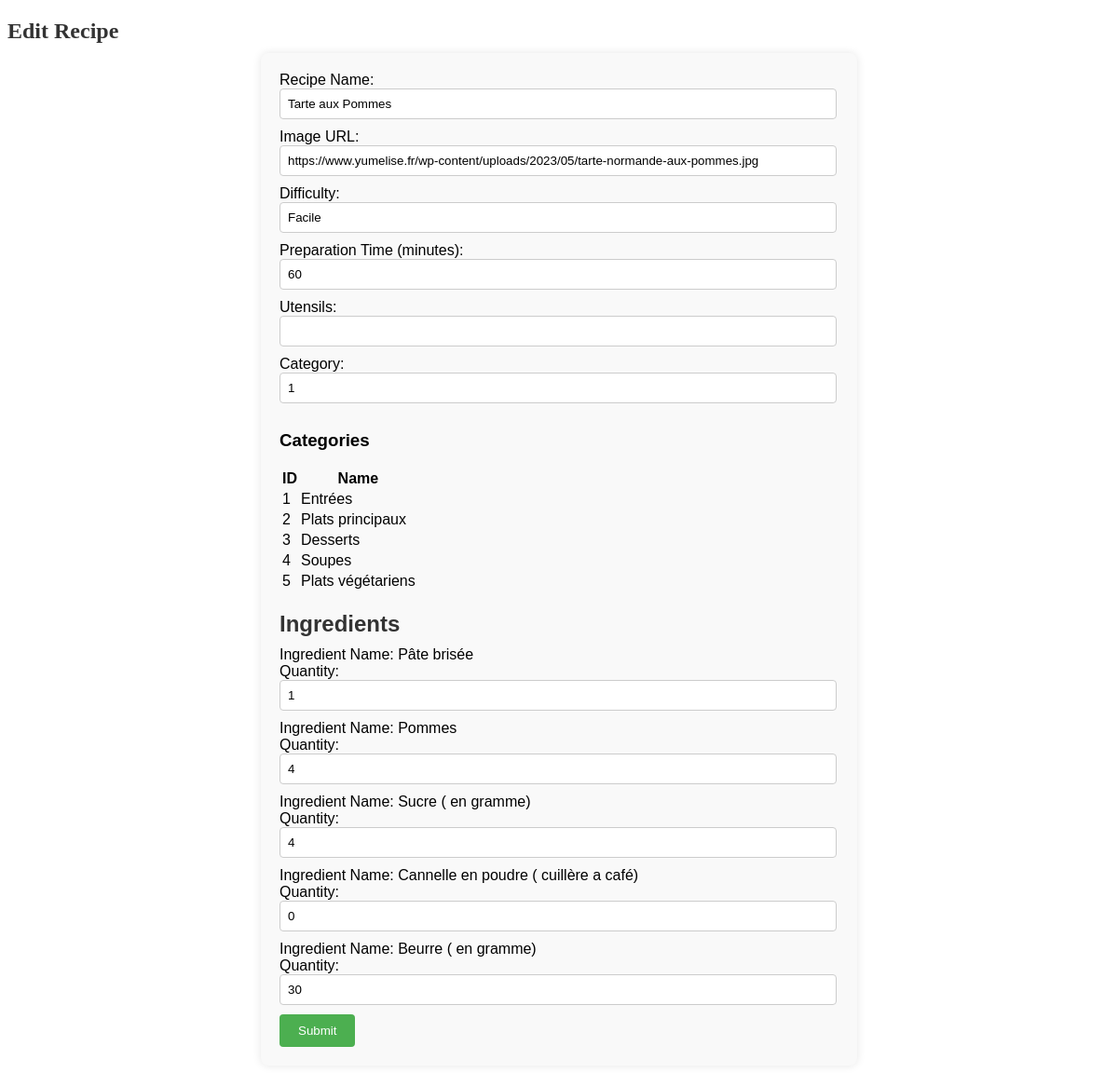
Page /modif.php?id=20 on the committed database.
### tables this page shows
CREATE TABLE `recettes` (
  `id` int(11) NOT NULL AUTO_INCREMENT,
  `nom` varchar(255) NOT NULL,
  `image` varchar(255) DEFAULT NULL,
  `difficulte` varchar(255) DEFAULT NULL,
  `temps_preparation` int(11) DEFAULT NULL,
  `ustensiles` varchar(255) DEFAULT NULL,
  `etapes_recette` text DEFAULT NULL,
  `id_categorie` int(11) DEFAULT NULL,
  `id_ingredient` int(11) DEFAULT NULL,
  PRIMARY KEY (`id`),
  KEY `id_categorie` (`id_categorie`),
  KEY `id_ingredient` (`id_ingredient`),
  CONSTRAINT `recettes_ibfk_1` FOREIGN KEY (`id_categorie`) REFERENCES `categories` (`id`),
  CONSTRAINT `recettes_ibfk_2` FOREIGN KEY (`id_ingredient`) REFERENCES `ingredients` (`id`)
);

CREATE TABLE `categories` (
  `id` int(11) NOT NULL AUTO_INCREMENT,
  `nom` varchar(255) NOT NULL,
  PRIMARY KEY (`id`)
);

CREATE TABLE `recette_ingredient` (
  `id` int(11) NOT NULL AUTO_INCREMENT,
  `recette_id` int(11) DEFAULT NULL,
  `ingredient_id` int(11) DEFAULT NULL,
  `quantite` int(11) DEFAULT NULL,
  PRIMARY KEY (`id`),
  KEY `recette_id` (`recette_id`),
  KEY `ingredient_id` (`ingredient_id`),
  CONSTRAINT `recette_ingredient_ibfk_1` FOREIGN KEY (`recette_id`) REFERENCES `recettes` (`id`),
  CONSTRAINT `recette_ingredient_ibfk_2` FOREIGN KEY (`ingredient_id`) REFERENCES `ingredients` (`id`)
);

CREATE TABLE `ingredients` (
  `id` int(11) NOT NULL AUTO_INCREMENT,
  `nom` varchar(255) NOT NULL,
  `recette_id` int(11) DEFAULT NULL,
  PRIMARY KEY (`id`),
  KEY `recette_id` (`recette_id`),
  CONSTRAINT `ingredients_ibfk_1` FOREIGN KEY (`recette_id`) REFERENCES `recettes` (`id`)
);

### src/Recette.php (called while the page is built, shortened)
    <?php
class Recette
{
    private $db;
    public function __construct($db)
    {
        $this->db = $db;
    }
    public function getRecipeById($id)
    {
        $query = "SELECT * FROM recettes WHERE id = :id";
        $stmt = $this->db->prepare($query);
        $stmt->bindParam(':id', $id);
        $stmt->execute();
            return $stmt->fetch(PDO::FETCH_ASSOC);
        }
        public function getAllCategories() {
            $query = "SELECT id, nom FROM categories";
            $stmt = $this->db->prepare($query);
            $stmt->execute();
            return $stmt->fetchAll(PDO::FETCH_ASSOC);
        }
        public function getIngredientsByRecipeId($recipeId) {
            $query = "SELECT i.id as id_ingredient, i.nom, ri.quantite
                      FROM recette_ingredient ri
                      JOIN ingredients i ON ri.ingredient_id = i.id
                      WHERE ri.recette_id = :recipe_id";
            $stmt = $this->db->prepare($query);
            $stmt->bindParam(':recipe_id', $recipeId);
            $stmt->execute();
            return $stmt->fetchAll(PDO::FETCH_ASSOC);
        }
    }

### src/modif.php (the view, shortened to what this page needs)
<!DOCTYPE html>
<html>
<head>
    <link rel="stylesheet" type="text/css" href="index4.css">
</head>
<body>
<?php
require './Recette.php';
$database = new Database();
$db = $database->getConnection();
$recipe = new Recette($db);
$id = isset($_GET['id']) ? $_GET['id'] : null;
if ($_SERVER['REQUEST_METHOD'] === 'POST') {
    if (isset($_POST['nom'], $_POST['image'], $_POST['difficulte'], $_POST['temps_preparation'], $_POST['ustensiles'], $_POST['id_categorie'])) {
        $recipe->id = $id;
        $recipe->nom = $_POST['nom'];
        $recipe->image = $_POST['image'];
        $recipe->difficulte = $_POST['difficulte'];
        $recipe->temps_preparation = $_POST['temps_preparation'];
        $recipe->ustensiles = $_POST['ustensiles'];
        $recipe->id_categorie = $_POST['id_categorie'];
        $result = $recipe->editRecettes();
        $ingredients = $_POST['ingredients'];
        foreach ($ingredients as $ingredientId => $ingredientData) {
            $idIngredient = $ingredientId;
            $nouvelleQuantite = isset($ingredientData['quantite']) ? $ingredientData['quantite'] : '';
        }
        if ($result) {
            echo 'La recette a été modifiée avec succès.';
            header("Location: index.php");
        } else {
            echo 'Une erreur s\'est produite lors de la modification de la recette.';
        }
    } else {
        echo 'Veuillez remplir tous les champs du formulaire.';
    }
} else {
    if (isset($_GET['id'])) {
        $id = $_GET['id'];
        $recipeData = $recipe->getRecipeById($id);
        $ingredients = $recipe->getIngredientsByRecipeId($id);
        if ($recipeData) {
            echo '<h2>Edit Recipe</h2>';
            echo '<form action="modif.php?id=' . $id . '" method="post">';
            echo 'Recipe Name: <input type="text" name="nom" value="' . $recipeData['nom'] . '"><br>';
            echo 'Image URL: <input type="text" name="image" value="' . $recipeData['image'] . '"><br>';
            echo 'Difficulty: <input type="text" name="difficulte" value="' . $recipeData['difficulte'] . '"><br>';
            echo 'Preparation Time (minutes): <input type="text" name="temps_preparation" value="' . $recipeData['temps_preparation'] . '"><br>';
            echo 'Utensils: <input type="text" name="ustensiles" value="' . $recipeData['ustensiles'] . '"><br>';
            echo 'Category: <input type="text" name="id_categorie" value="' . $recipeData['id_categorie'] . '"><br>';
            $categories = $recipe->getAllCategories();
            echo '<h3>Categories</h3>';
            echo '<table>';
            echo '<tr><th>ID</th><th>Name</th></tr>';
            foreach ($categories as $category) {
                echo '<tr>';
                echo '<td>' . $category['id'] . '</td>';
                echo '<td>' . $category['nom'] . '</td>';
                echo '</tr>';
            }
            echo '</table>';
            echo '<h2>Ingredients</h2>';
            foreach ($ingredients as $ingredient) {
                $idIngredient = isset($ingredient['ingredient_id']) ? $ingredient['ingredient_id'] : '';
                echo 'Ingredient Name: ' . $ingredient['nom'] . '<br>';
                echo 'Quantity: <input type="text" name="ingredients[' . $idIngredient . '][quantite]" value="' . $ingredient['quantite'] . '"><br>';
            }
            echo '<input type="submit" value="Submit">';
            echo '</form>';
        } else {
            echo 'La recette avec cet ID n\'existe pas.';
        }
    } else {
        echo 'L\'ID de la recette n\'est pas fourni.';
    }
}
?>
</body>
</html>

### src/index4.css (style rules this page uses)
form { max-width: 600px; margin: 0 auto; font-family: Arial, sans-serif; background-color: #f9f9f9; padding: 20px; border-radius: 8px; box-shadow: 0 0 10px rgba(0, 0, 0, 0.1); }
h2 { margin-bottom: 10px; color: #333; }
input[type="text"] { width: calc(100% - 20px); padding: 8px; margin-bottom: 10px; border: 1px solid #ccc; border-radius: 4px; }
input[type="submit"] { padding: 10px 20px; background-color: #4caf50; color: #fff; border: none; border-radius: 4px; cursor: pointer; }

### rows in the picture
recettes: nom "Tarte aux Pommes", image "https://www.yumelise.fr/wp-content/uploads/2023/05/tarte-normande-aux-pommes.jpg", difficulte "Facile", temps_preparation "60", id_categorie "1"
categories: id "1", nom "Entrées"
categories: id "2", nom "Plats principaux"
categories: id "3", nom "Desserts"
categories: id "4", nom "Soupes"
categories: id "5", nom "Plats végétariens"
recette_ingredient: ingredient.nom "Pâte brisée", quantite "1"
recette_ingredient: ingredient.nom "Pommes", quantite "4"
recette_ingredient: ingredient.nom "Sucre ( en gramme)", quantite "4"
recette_ingredient: ingredient.nom "Cannelle en poudre ( cuillère a café)", quantite "0"
recette_ingredient: ingredient.nom "Beurre ( en gramme)", quantite "30"
